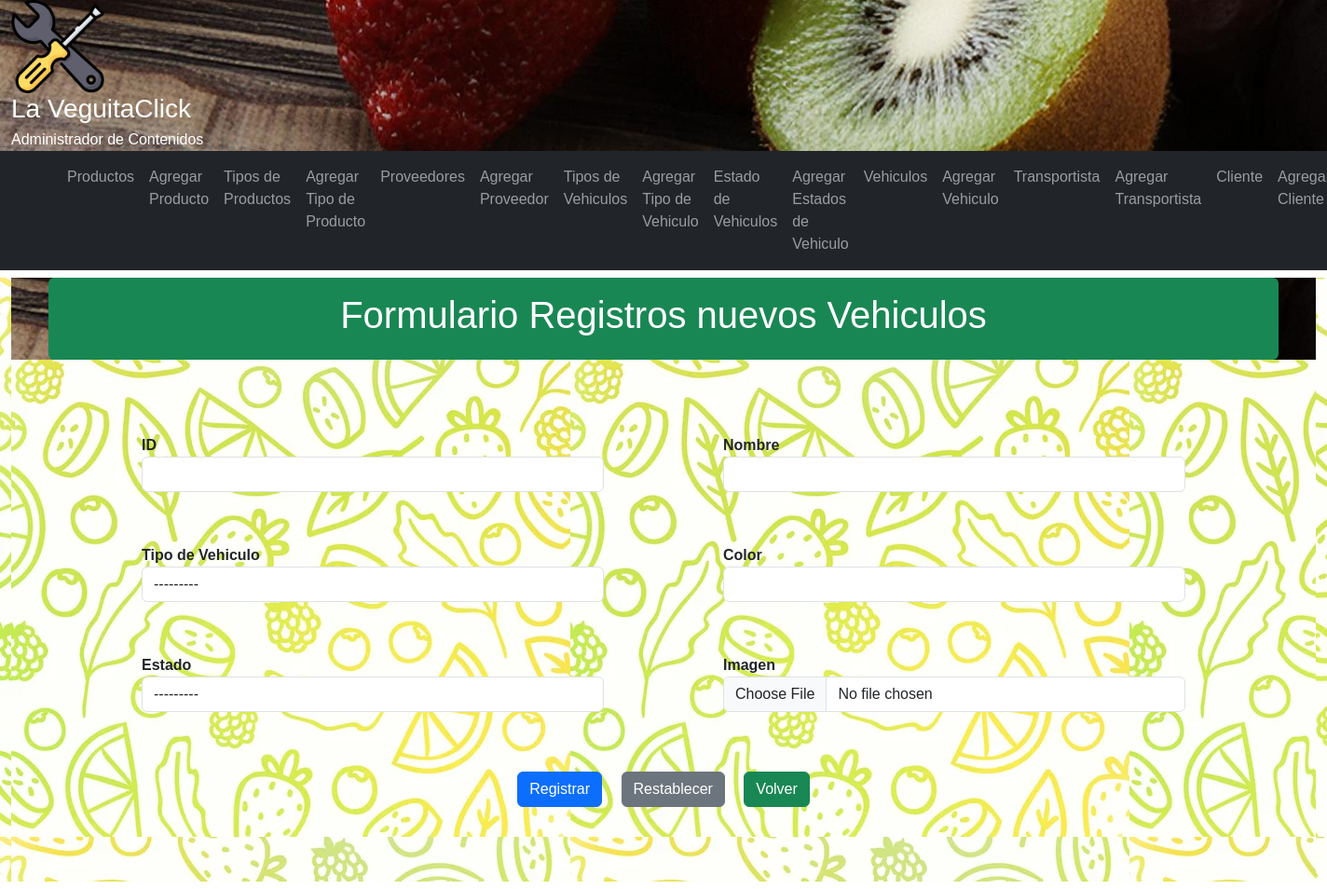
Page /crud/vehiculo/new/ on the earlier database version.
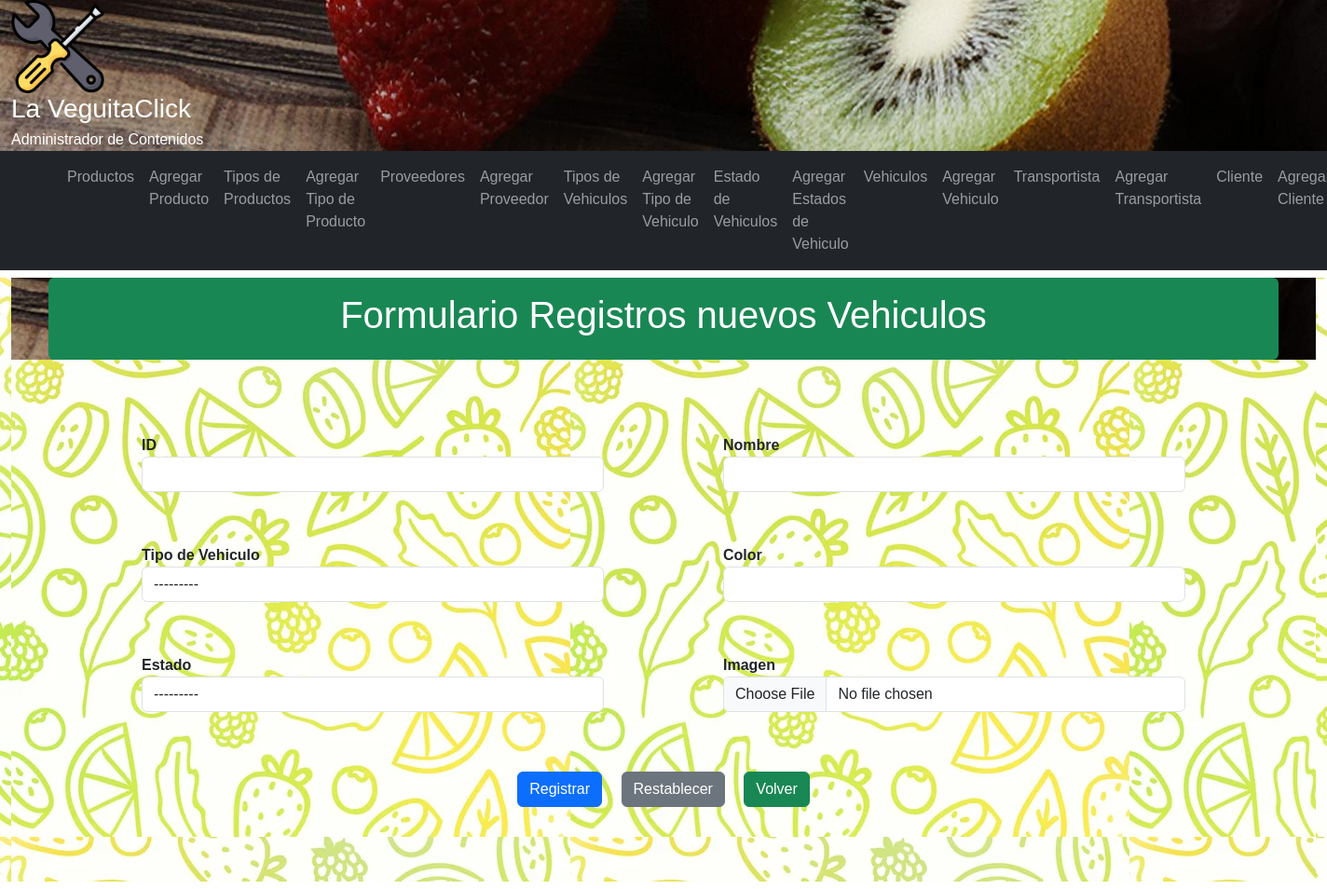
Same page on the later database version.
### crud/models.py (models this page shows, shortened)
class Vehiculo(models.Model):
    idVehiculo = models.CharField(primary_key=True,verbose_name='ID',max_length=20)
    nombre = models.CharField(verbose_name='Nombre',max_length=250)
    tipo = models.ForeignKey(TipoVehiculo,verbose_name='Tipo de Vehiculo',on_delete=models.CASCADE)
    color = models.CharField(verbose_name='Color de Vehiculo',max_length=12)
    estado = models.ForeignKey(EstadoVehiculo,verbose_name='Estado de Vehiculo',on_delete=models.CASCADE)
    image = models.ImageField(verbose_name='Imagen',upload_to='vehiculo',null=True,blank=True)
    created_at = models.DateTimeField(verbose_name='Fecha creación', auto_now_add=True)
    updated_at = models.DateTimeField(verbose_name='Fecha actualización', auto_now=True)
    class Meta:
        verbose_name = 'vehiculo'
        verbose_name_plural = 'vehiculos'
        ordering = ['nombre']

class TipoVehiculo(models.Model):
    tipo = models.CharField(verbose_name='Tipo de Vehiculo', max_length=50)
    created_at = models.DateTimeField(verbose_name='Fecha creación', auto_now_add=True)
    updated_at = models.DateTimeField(verbose_name='Fecha actualización', auto_now=True)
    class Meta:
        verbose_name = 'tipo de vehiculo'
        verbose_name_plural = 'tipo de vehiculos'
        ordering = ['id']
    def __str__(self) -> str:
        return self.tipo

class EstadoVehiculo(models.Model):
    estado = models.CharField(verbose_name='Estado de Vehiculo', max_length=50)
    created_at = models.DateTimeField(verbose_name='Fecha creación', auto_now_add=True)
    updated_at = models.DateTimeField(verbose_name='Fecha actualización', auto_now=True)
    class Meta:
        verbose_name = 'estado de vehiculo'
        verbose_name_plural = 'estado de vehiculos'
        ordering = ['id']
    def __str__(self) -> str:
        return self.estado

### crud/views.py (the view)
# urls.py: path('vehiculo/new/', vehiculo_new, name="vehiculo-new"),
def vehiculo_new(request):
    if request.method == 'POST':
        form = VehiculoForm(request.POST, request.FILES)
        if form.is_valid():
            idVehiculo = form.cleaned_data.get('idVehiculo')
            nombre = form.cleaned_data.get('nombre')
            tipo = form.cleaned_data.get('tipo')
            color = form.cleaned_data.get('color')
            estado = form.cleaned_data.get('estado')
            image = form.cleaned_data.get('image')
            obj = EstadoVehiculo.objects.create(
                idVehiculo = idVehiculo,
                nombre = nombre,
                tipo = tipo,
                color = color,
                estado = estado,
                image = image
            )
            obj.save()
            return redirect(reverse('vehiculo')+ '?OK')
        else:
            return redirect(reverse('vehiculo')+ '?FAIL')
    else:
        form = VehiculoForm
    return render(request,'crud/vehiculo-new.html',{'form':form})

### crud/templates/crud/vehiculo-new.html (shortened to what this page needs)
{% extends 'crud/base.html' %}
{% load static %}
{% block main_content %}
<div class="container-fluid">
<main>
<header>
<div class="container my-2 py-3 text-white text-center rounded bg-success">
    <h1>Formulario Registros nuevos Vehiculos</h1>
</div>
</header>
<div class="container my-2 p-5">
    <form action="" method="post" enctype="multipart/form-data">
        <div class="row row-cols-2 my-4">
            <div class="col col-lg-5 mb-3 mx-auto">
                <div class="form-group mb-3">
                     <label for="idVehiculo" class="fw-bold">ID</label>
                     <div class="input-group">
                         {{form.idVehiculo}}
                     </div>
                </div>
            </div>
            <div class="col col-lg-5 mb-3 mx-auto">
                <div class="form-group mb-3">
                     <label for="nombre" class="fw-bold">Nombre</label>
                     <div class="input-group">
                         {{form.nombre}}
                     </div>
               </div>
            </div>
        </div>
        <div class="row row-cols-2 my-4">
            <div class="col col-lg-5 mb-3 mx-auto">
                <div class="form-group mb-3">
                    <label for="tipo" class="fw-bold">Tipo de Vehiculo</label>
                    <div class="input-group">
                         {{form.tipo}}
                    </div>
               </div>
            </div>
            <div class="col col-lg-5 mb-3 mx-auto">
                <div class="form-group mb-3">
                    <label for="color" class="fw-bold">Color</label>
                    <div class="input-group">
                        {{form.color}}
                    </div>
                </div>
            </div>
        </div>
        <div class="row row-cols-2 my-4">
            <div class="col col-lg-5 mb-3 mx-auto ">
                <div class="form-group mb-3">
                    <label for="estado" class="fw-bold">Estado</label>
                    <div class="input-group">
                        {{form.estado}}
                    </div>
                </div>
            </div>
            <div class="col col-lg-5 mb-3 mx-auto ">
                <div class="form-group mb-3">
                    <label for="image" class="fw-bold">Imagen</label>
                    <div class="input-group">
                        {{form.image}}
                    </div>
                </div>
            </div>
        </div>
        <div class="text-center my-4">
            <input type="submit" class="btn btn-primary m-2" id="registrar" value="Registrar">
            <input type="reset" class="btn btn-secondary m-2" id="limpiar" value="Restablecer">
            <a class="btn btn-success m-2" href="{% url 'vehiculo' %}">Volver</a>
        </div>
    </form>
</div>
</main>
</div>
{% endblock %}

Differences in the rows shown:
added TipoVehiculo: tipo "---------"
added EstadoVehiculo: estado "---------"
